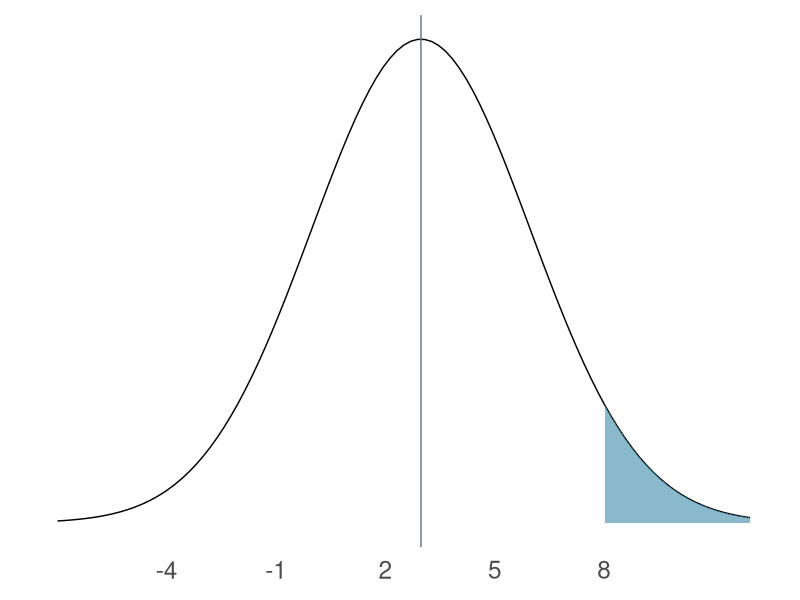
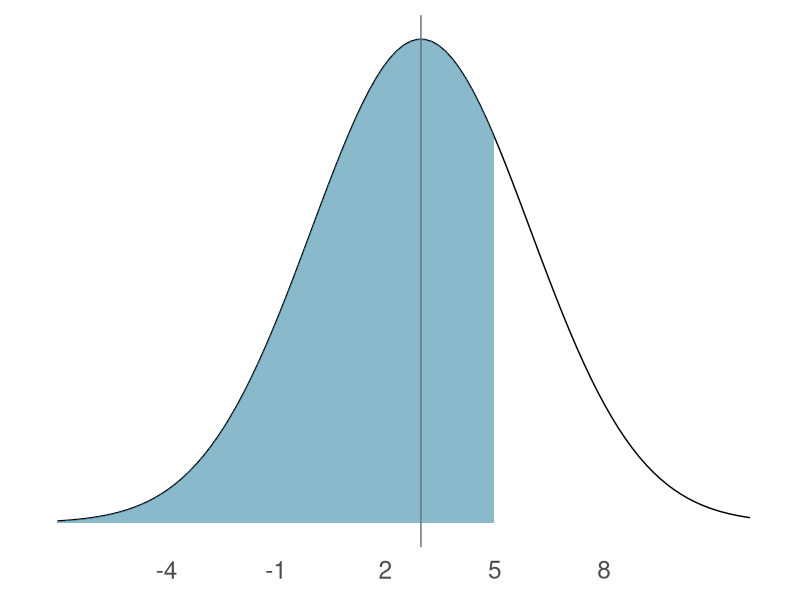
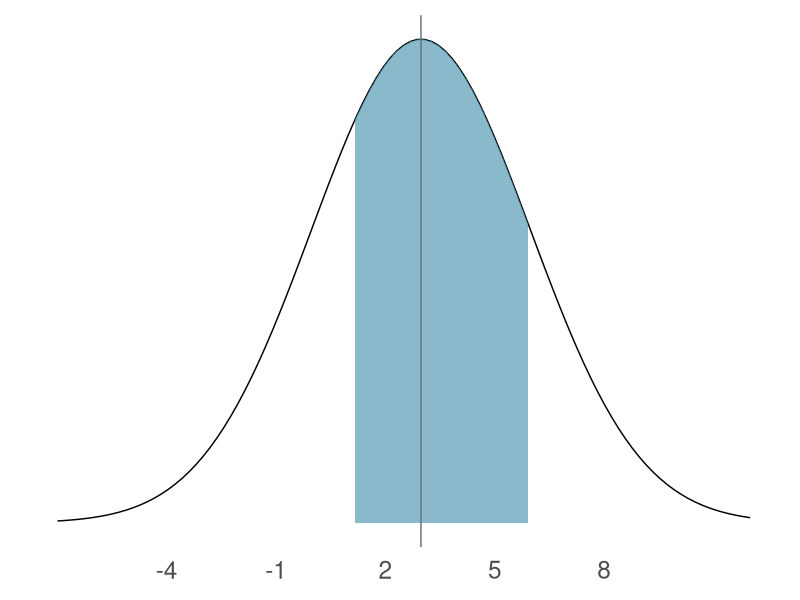
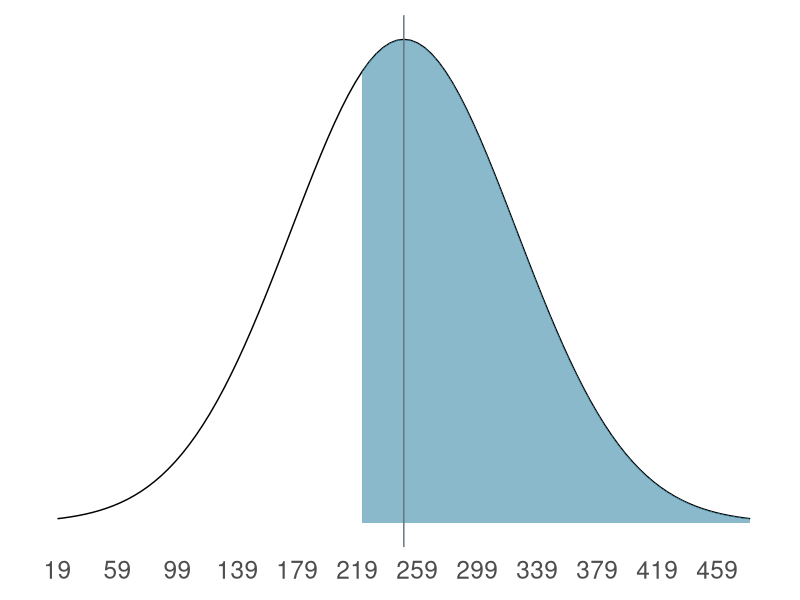
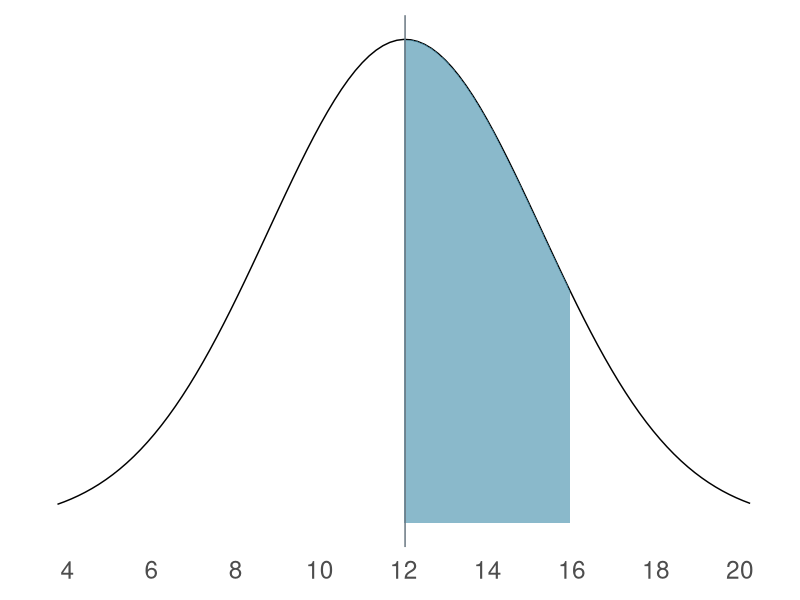
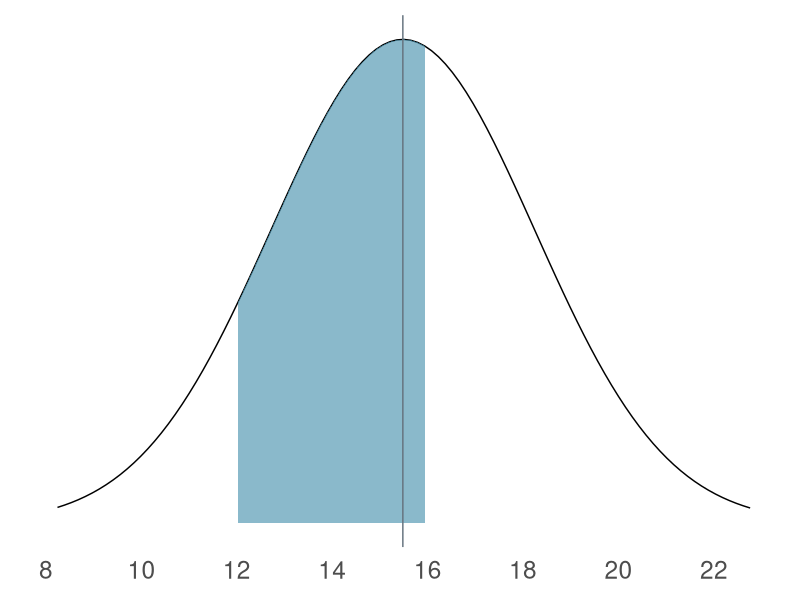
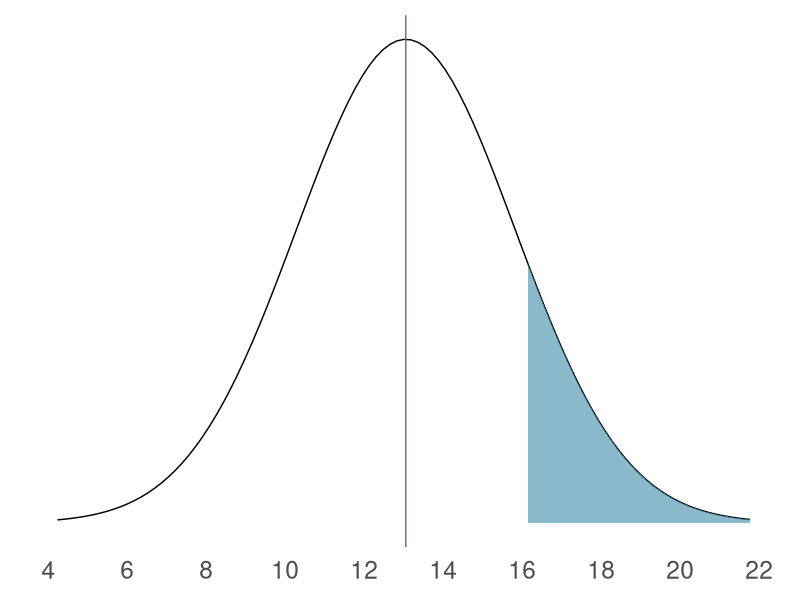
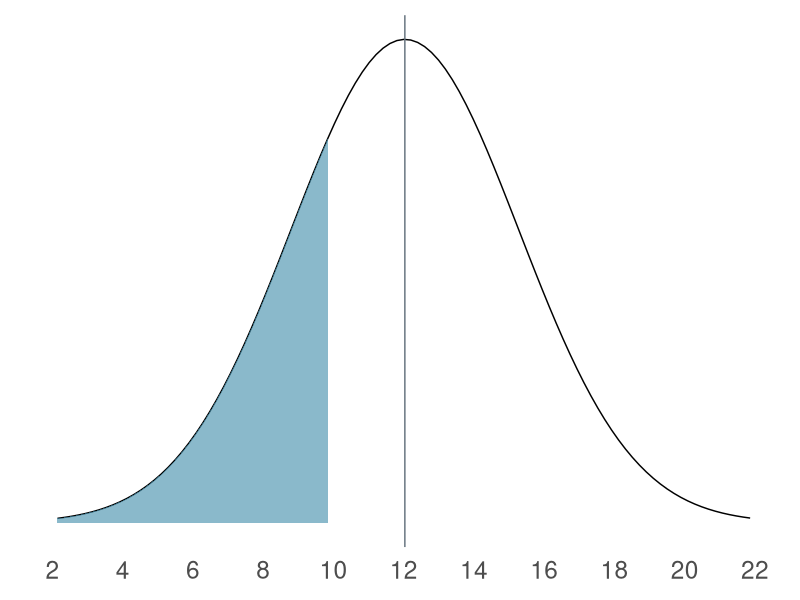

These charts were generated, in order, by the following R code:
## ---- chunk 1
library(tidyverse)
library(knitr)
library(kableExtra)
library(fontawesome)
library(here)
library(patchwork)
## ---- chunk 2
book <- tibble(
  
  chapter <- c("5"),
  
  exercises <- c("1, 2, 5, 6, 7, 8, 11, 12"),
  
  problems <- c("Social Statistics for a Diverse Society"),
  
  pages <- c("174-178"),
  
  .name_repair = "minimal"
  
)
## ---- chunk 3
book %>%
  kbl(col.names = c("Chapter", "Problems", "Source", "Pages"), 
      "html", 
      escape = FALSE,
      align = 'clll') %>%
  column_spec(1, 
              bold = TRUE)
## ---- chunk 4
shading_geq <- function(x, lower_bound) {
  y = dnorm(x, mean = m, sd = stdev)
  y[x < lower_bound] <- NA
  return(y)
}

shading_leq <- function(x, upper_bound) {
  y = dnorm(x, mean = m, sd = stdev)
  y[x > upper_bound] <- NA
  return(y)
}

shading_beq <- function(x, lower_bound, upper_bound) {
  y = dnorm(x, mean = m, sd = stdev)
  y[x < lower_bound | x > upper_bound] <- NA
  return(y)
}

shading_neq <- function(x, lower_bound, upper_bound) {
  y = dnorm(x, mean = m, sd = stdev)
  y[x > lower_bound | x < upper_bound] <- NA
  return(y)
}
## ---- chunk 5
m = 2.97
n = 1014
stdev = 3.00
## ---- chunk 6
f <- function(x) n*x*pnorm(x)^(n-1)*dnorm(x) 
num <- integrate(f,-Inf,Inf) 
ci <- 2 * num$value

lb <- m - ci
ub <- m + ci

ll <- round(lb)
ul <- round(ub)
## ---- chunk 7
test_point = 8

ggplot(data.frame(x = c(lb, ub)), aes(x = x)) + 
  stat_function(fun = dnorm, 
                args = list(mean = m, sd = stdev)) + 
  stat_function(fun = shading_geq, 
                args = list(lower_bound = test_point), 
                geom = "area", fill = "#3d8ba9", 
                alpha = 0.6,
                linetype = 2) +
  scale_x_continuous(breaks = seq(ll, ul, stdev),
                     limits = c(ll - stdev, ul + stdev)) + 
  geom_vline(xintercept = m, color = "#65737e") +
  theme_minimal(base_size = 22) +
  theme(panel.border = element_blank(), 
        panel.grid.major = element_blank(),
        panel.grid.minor = element_blank(),
        axis.title=element_blank(),
        axis.text.y=element_blank(),
        axis.ticks.y=element_blank()
        )
## ---- chunk 8
test_point = 5

ggplot(data.frame(x = c(lb, ub)), aes(x = x)) + 
  stat_function(fun = dnorm, args = list(mean = m, sd = stdev)) + 
  stat_function(fun = shading_leq, args = list(upper_bound = test_point), 
                geom = "area", fill = "#3d8ba9", alpha = 0.6) +
  scale_x_continuous(breaks = seq(ll, ul, stdev),
                     limits = c(ll - stdev, ul + stdev)) + 
  geom_vline(xintercept = m, color = "#65737e") +
  theme_minimal(base_size = 22) +
  theme(panel.border = element_blank(), 
        panel.grid.major = element_blank(),
        panel.grid.minor = element_blank(),
        axis.title=element_blank(),
        axis.text.y=element_blank(),
        axis.ticks.y=element_blank()
        )
## ---- chunk 9
minimum = 1
maximum = 6

ggplot(data.frame(x = c(lb, ub)), aes(x = x)) + 
  stat_function(fun = dnorm, args = list(mean = m, sd = stdev)) + 
  stat_function(fun = shading_beq, args = list(lower_bound = minimum,
                                               upper_bound = maximum), 
                geom = "area", fill = "#3d8ba9", alpha = 0.6) +
  scale_x_continuous(breaks = seq(ll, ul, stdev),
                     limits = c(ll - stdev, ul + stdev)) + 
  geom_vline(xintercept = m, color = "#65737e") +
  theme_minimal(base_size = 22) +
  theme(panel.border = element_blank(), 
        panel.grid.major = element_blank(),
        panel.grid.minor = element_blank(),
        axis.title=element_blank(),
        axis.text.y=element_blank(),
        axis.ticks.y=element_blank()
        )
## ---- chunk 10
m = 250
n = 220
stdev = 75
## ---- chunk 11
f <- function(x) n*x*pnorm(x)^(n-1)*dnorm(x) 
num <- integrate(f,-Inf,Inf) 
ci <- 2 * num$value

lb <- m - ci
ub <- m + ci

ll <- round(lb)
ul <- round(ub)
## ---- chunk 12
test_point = 220

ggplot(data.frame(x = c(lb, ub)), aes(x = x)) + 
  stat_function(fun = dnorm, 
                args = list(mean = m, sd = stdev)) + 
  stat_function(fun = shading_geq, 
                args = list(lower_bound = test_point), 
                geom = "area", fill = "#3d8ba9", 
                alpha = 0.6,
                linetype = 2) +
  scale_x_continuous(breaks = seq(ll-round(3*stdev), ul+round(3*stdev), 40),
                     limits = c(ll -3*stdev, ul + 3*stdev)) + 
  geom_vline(xintercept = m, color = "#65737e") +
  theme_minimal(base_size = 22) +
  theme(panel.border = element_blank(), 
        panel.grid.major = element_blank(),
        panel.grid.minor = element_blank(),
        axis.title=element_blank(),
        axis.text.y=element_blank(),
        axis.ticks.y=element_blank()
        )
## ---- chunk 13
m = 12.03
n = 136
stdev = 3.24

f <- function(x) n*x*pnorm(x)^(n-1)*dnorm(x) 
num <- integrate(f,-Inf,Inf) 
ci <- 2 * num$value

lb <- m - ci
ub <- m + ci

ll <- round(lb)
ul <- round(ub)

minimum = 12
maximum = 16

ggplot(data.frame(x = c(lb, ub)), aes(x = x)) + 
  stat_function(fun = dnorm, args = list(mean = m, sd = stdev)) + 
  stat_function(fun = shading_beq, args = list(lower_bound = minimum,
                                               upper_bound = maximum), 
                geom = "area", fill = "#3d8ba9", alpha = 0.6) +
  scale_x_continuous(breaks = seq(ll-round(stdev), ul+round(stdev), 2),
                     limits = c(ll - stdev, ul + stdev)) + 
  geom_vline(xintercept = m, color = "#65737e") +
  theme_minimal(base_size = 22) +
  theme(panel.border = element_blank(), 
        panel.grid.major = element_blank(),
        panel.grid.minor = element_blank(),
        axis.title=element_blank(),
        axis.text.y=element_blank(),
        axis.ticks.y=element_blank()
        )
## ---- chunk 14
m = 15.48
n = 56
stdev = 2.76

f <- function(x) n*x*pnorm(x)^(n-1)*dnorm(x) 
num <- integrate(f,-Inf,Inf) 
ci <- 2 * num$value

lb <- m - ci
ub <- m + ci

ll <- round(lb)
ul <- round(ub)

minimum = 12
maximum = 16

ggplot(data.frame(x = c(lb, ub)), aes(x = x)) + 
  stat_function(fun = dnorm, args = list(mean = m, sd = stdev)) + 
  stat_function(fun = shading_beq, args = list(lower_bound = minimum,
                                               upper_bound = maximum), 
                geom = "area", fill = "#3d8ba9", alpha = 0.6) +
  scale_x_continuous(breaks = seq(ll-round(stdev), ul+round(stdev), 2),
                     limits = c(ll - stdev, ul + stdev)) + 
  geom_vline(xintercept = m, color = "#65737e") +
  theme_minimal(base_size = 22) +
  theme(panel.border = element_blank(), 
        panel.grid.major = element_blank(),
        panel.grid.minor = element_blank(),
        axis.title=element_blank(),
        axis.text.y=element_blank(),
        axis.ticks.y=element_blank()
        )
## ---- chunk 15
m = 13.05
n = 636
stdev = 2.77

f <- function(x) n*x*pnorm(x)^(n-1)*dnorm(x) 
num <- integrate(f,-Inf,Inf) 
ci <- 2 * num$value

lb <- m - ci
ub <- m + ci

ll <- round(lb)
ul <- round(ub)

test_point = 16

ggplot(data.frame(x = c(lb, ub)), aes(x = x)) + 
  stat_function(fun = dnorm, 
                args = list(mean = m, sd = stdev)) + 
  stat_function(fun = shading_geq, 
                args = list(lower_bound = test_point), 
                geom = "area", fill = "#3d8ba9", 
                alpha = 0.6,
                linetype = 2) +
  scale_x_continuous(breaks = seq(ll-round(stdev), ul+round(stdev), 2),
                     limits = c(ll - stdev, ul + stdev)) + 
  geom_vline(xintercept = m, color = "#65737e") +
  theme_minimal(base_size = 22) +
  theme(panel.border = element_blank(), 
        panel.grid.major = element_blank(),
        panel.grid.minor = element_blank(),
        axis.title=element_blank(),
        axis.text.y=element_blank(),
        axis.ticks.y=element_blank()
        )
## ---- chunk 16
m = 12.03
n = 136
stdev = 3.24

f <- function(x) n*x*pnorm(x)^(n-1)*dnorm(x) 
num <- integrate(f,-Inf,Inf) 
ci <- 2 * num$value

lb <- m - ci
ub <- m + ci

ll <- round(lb)
ul <- round(ub)

test_point = 10

ggplot(data.frame(x = c(lb, ub)), aes(x = x)) + 
  stat_function(fun = dnorm, 
                args = list(mean = m, sd = stdev)) + 
  stat_function(fun = shading_leq, 
                args = list(upper_bound = test_point), 
                geom = "area", fill = "#3d8ba9", 
                alpha = 0.6,
                linetype = 2) +
  scale_x_continuous(breaks = seq(ll-round(1.5*stdev), ul+round(1.5*stdev), 2),
                     limits = c(ll - 1.5*stdev, ul + 1.5*stdev)) + 
  geom_vline(xintercept = m, color = "#65737e") +
  theme_minimal(base_size = 22) +
  theme(panel.border = element_blank(), 
        panel.grid.major = element_blank(),
        panel.grid.minor = element_blank(),
        axis.title=element_blank(),
        axis.text.y=element_blank(),
        axis.ticks.y=element_blank()
        )
## ---- chunk 17
m = 536
n = 2136539
stdev = 102
## ---- chunk 18
f <- function(x) n*x*pnorm(x)^(n-1)*dnorm(x) 
num <- integrate(f,-Inf,Inf) 
ci <- 2 * num$value

lb <- m - ci
ub <- m + ci

ll <- round(lb)
ul <- round(ub)
## ---- chunk 19
test_point = 625

ggplot(data.frame(x = c(lb, ub)), aes(x = x)) + 
  stat_function(fun = dnorm, 
                args = list(mean = m, sd = stdev)) + 
  stat_function(fun = shading_geq, 
                args = list(lower_bound = test_point), 
                geom = "area", fill = "#3d8ba9", 
                alpha = 0.6,
                linetype = 2) +
  scale_x_continuous(breaks = seq(ll-round(3*stdev), ul+round(3*stdev), 100),
                     limits = c(ll - 3*stdev, ul + 3*stdev)) + 
  geom_vline(xintercept = m, color = "#65737e") +
  theme_minimal(base_size = 22) +
  theme(panel.border = element_blank(), 
        panel.grid.major = element_blank(),
        panel.grid.minor = element_blank(),
        axis.title=element_blank(),
        axis.text.y=element_blank(),
        axis.ticks.y=element_blank()
        )
## ---- chunk 20
minimum = 400
maximum = 625

ggplot(data.frame(x = c(lb, ub)), aes(x = x)) + 
  stat_function(fun = dnorm, 
                args = list(mean = m, sd = stdev)) + 
 stat_function(fun = shading_beq, args = list(lower_bound = minimum,
                                              upper_bound = maximum), 
               geom = "area", 
               fill = "#3d8ba9", 
               alpha = 0.6,
               linetype = 2) +
  scale_x_continuous(breaks = seq(ll-round(3*stdev), ul+round(3*stdev), 100),
                     limits = c(ll - 3*stdev, ul + 3*stdev)) + 
  geom_vline(xintercept = m, color = "#65737e") +
  theme_minimal(base_size = 22) +
  theme(panel.border = element_blank(), 
        panel.grid.major = element_blank(),
        panel.grid.minor = element_blank(),
        axis.title=element_blank(),
        axis.text.y=element_blank(),
        axis.ticks.y=element_blank()
        )
## ---- chunk 21
m = 100
n = 1000000
stdev = 15
## ---- chunk 22
f <- function(x) n*x*pnorm(x)^(n-1)*dnorm(x) 
num <- integrate(f,-Inf,Inf) 
ci <- 2 * num$value

lb <- m - ci
ub <- m + ci

ll <- round(lb)
ul <- round(ub)
## ---- chunk 23
test_point = 150

ggplot(data.frame(x = c(lb, ub)), aes(x = x)) + 
  stat_function(fun = dnorm, 
                args = list(mean = m, sd = stdev)) + 
  stat_function(fun = shading_geq, 
                args = list(lower_bound = test_point), 
                geom = "area", fill = "#3d8ba9", 
                alpha = 0.8,
                linetype = 2) +
  scale_x_continuous(breaks = seq(ll-round(3*stdev), ul+round(3*stdev), 20),
                     limits = c(ll - 3.1*stdev, ul + 3.1*stdev)) + 
  geom_vline(xintercept = m, color = "#65737e") +
  theme_minimal(base_size = 22) +
  theme(panel.border = element_blank(), 
        panel.grid.major = element_blank(),
        panel.grid.minor = element_blank(),
        axis.title=element_blank(),
        axis.text.y=element_blank(),
        axis.ticks.y=element_blank()
        )
## ---- chunk 24
minimum = 85
maximum = 150

ggplot(data.frame(x = c(lb, ub)), aes(x = x)) + 
  stat_function(fun = dnorm, args = list(mean = m, sd = stdev)) + 
  stat_function(fun = shading_beq, args = list(lower_bound = minimum,
                                               upper_bound = maximum), 
                geom = "area", fill = "#3d8ba9", alpha = 0.6) +
  scale_x_continuous(seq(ll-round(3*stdev), ul+round(3*stdev), 20),
                      limits = c(ll - 3.1*stdev, ul + 3.1*stdev)) + 
  geom_vline(xintercept = m, color = "#65737e") +
  theme_minimal(base_size = 22) +
  theme(panel.border = element_blank(), 
        panel.grid.major = element_blank(),
        panel.grid.minor = element_blank(),
        axis.title=element_blank(),
        axis.text.y=element_blank(),
        axis.ticks.y=element_blank()
        )
## ---- chunk 25
m = 531
n = 2136539
stdev = 114
## ---- chunk 26
f <- function(x) n*x*pnorm(x)^(n-1)*dnorm(x) 
num <- integrate(f,-Inf,Inf) 
ci <- 2 * num$value

lb <- m - ci
ub <- m + ci

ll <- round(lb)
ul <- round(ub)
## ---- chunk 27
test_point = 400

ggplot(data.frame(x = c(lb, ub)), aes(x = x)) + 
  stat_function(fun = dnorm, 
                args = list(mean = m, sd = stdev)) + 
  stat_function(fun = shading_leq, 
                args = list(upper_bound = test_point), 
                geom = "area", fill = "#3d8ba9", 
                alpha = 0.6,
                linetype = 2) +
  scale_x_continuous(breaks = seq(ll-round(3*stdev), ul+round(3*stdev), 100),
                     limits = c(ll - 3*stdev, ul + 3*stdev)) + 
  geom_vline(xintercept = m, color = "#65737e") +
  theme_minimal(base_size = 22) +
  theme(panel.border = element_blank(), 
        panel.grid.major = element_blank(),
        panel.grid.minor = element_blank(),
        axis.title=element_blank(),
        axis.text.y=element_blank(),
        axis.ticks.y=element_blank()
        )
## ---- chunk 28
minimum = 600
maximum = 700

ggplot(data.frame(x = c(lb, ub)), aes(x = x)) + 
  stat_function(fun = dnorm, 
                args = list(mean = m, sd = stdev)) + 
 stat_function(fun = shading_beq, args = list(lower_bound = minimum,
                                              upper_bound = maximum), 
               geom = "area", 
               fill = "#3d8ba9", 
               alpha = 0.6,
               linetype = 2) +
  scale_x_continuous(breaks = seq(ll-round(3*stdev), ul+round(3*stdev), 100),
                     limits = c(ll - 3*stdev, ul + 3*stdev)) + 
  geom_vline(xintercept = m, color = "#65737e") +
  theme_minimal(base_size = 22) +
  theme(panel.border = element_blank(), 
        panel.grid.major = element_blank(),
        panel.grid.minor = element_blank(),
        axis.title=element_blank(),
        axis.text.y=element_blank(),
        axis.ticks.y=element_blank()
        )
## ---- chunk 29
test_point = 725

ggplot(data.frame(x = c(lb, ub)), aes(x = x)) + 
  stat_function(fun = dnorm, 
                args = list(mean = m, sd = stdev)) + 
  stat_function(fun = shading_geq, 
                args = list(lower_bound = test_point), 
                geom = "area", fill = "#3d8ba9", 
                alpha = 0.8,
                linetype = 2) +
  scale_x_continuous(breaks = seq(ll-round(3*stdev), ul+round(3*stdev), 100),
                     limits = c(ll - 3.1*stdev, ul + 3.1*stdev)) + 
  geom_vline(xintercept = m, color = "#65737e") +
  theme_minimal(base_size = 22) +
  theme(panel.border = element_blank(), 
        panel.grid.major = element_blank(),
        panel.grid.minor = element_blank(),
        axis.title=element_blank(),
        axis.text.y=element_blank(),
        axis.ticks.y=element_blank()
        )
## ---- chunk 30
m = 983
n = 1000
stdev = 33
## ---- chunk 31
f <- function(x) n*x*pnorm(x)^(n-1)*dnorm(x) 
num <- integrate(f,-Inf,Inf) 
ci <- 2 * num$value

lb <- m - ci
ub <- m + ci

ll <- round(lb)
ul <- round(ub)
## ---- chunk 32
test_point = 990

ggplot(data.frame(x = c(lb, ub)), aes(x = x)) + 
  stat_function(fun = dnorm, 
                args = list(mean = m, sd = stdev)) + 
  stat_function(fun = shading_geq, 
                args = list(lower_bound = test_point), 
                geom = "area", fill = "#3d8ba9", 
                alpha = 0.8,
                linetype = 2) +
  scale_x_continuous(breaks = seq(ll-round(3*stdev), ul+round(3*stdev), 20),
                     limits = c(ll - 3.1*stdev, ul + 3.1*stdev)) + 
  geom_vline(xintercept = m, color = "#65737e") +
  theme_minimal(base_size = 22) +
  theme(panel.border = element_blank(), 
        panel.grid.major = element_blank(),
        panel.grid.minor = element_blank(),
        axis.title=element_blank(),
        axis.text.y=element_blank(),
        axis.ticks.y=element_blank()
        )
## ---- chunk 33
m = 983
n = 1000
stdev = 33

f <- function(x) n*x*pnorm(x)^(n-1)*dnorm(x) 
num <- integrate(f,-Inf,Inf) 
ci <- 2 * num$value

lb <- m - ci
ub <- m + ci

ll <- round(lb)
ul <- round(ub)

test_point = 971

ggplot(data.frame(x = c(lb, ub)), aes(x = x)) + 
  stat_function(fun = dnorm, 
                args = list(mean = m, sd = stdev)) + 
  stat_function(fun = shading_geq, 
                args = list(lower_bound = test_point), 
                geom = "area", fill = "#3d8ba9", 
                alpha = 0.8,
                linetype = 2) +
  scale_x_continuous(breaks = seq(ll-round(3*stdev), ul+round(3*stdev), 40),
                     limits = c(ll - 3.1*stdev, ul + 3.1*stdev)) + 
  geom_vline(xintercept = m, color = "#65737e") +
  theme_minimal(base_size = 22) +
  theme(panel.border = element_blank(), 
        panel.grid.major = element_blank(),
        panel.grid.minor = element_blank(),
        axis.title=element_blank(),
        axis.text.y=element_blank(),
        axis.ticks.y=element_blank()
        )
## ---- chunk 34
m = 976
n = 1000
stdev = 34.9

f <- function(x) n*x*pnorm(x)^(n-1)*dnorm(x) 
num <- integrate(f,-Inf,Inf) 
ci <- 2 * num$value

lb <- m - ci
ub <- m + ci

ll <- round(lb)
ul <- round(ub)

test_point = 958

ggplot(data.frame(x = c(lb, ub)), aes(x = x)) + 
  stat_function(fun = dnorm, 
                args = list(mean = m, sd = stdev)) + 
  stat_function(fun = shading_geq, 
                args = list(lower_bound = test_point), 
                geom = "area", fill = "#3d8ba9", 
                alpha = 0.8,
                linetype = 2) +
  scale_x_continuous(breaks = seq(ll-round(3*stdev), ul+round(3*stdev), 40),
                     limits = c(ll - 3.1*stdev, ul + 3.1*stdev)) + 
  geom_vline(xintercept = m, color = "#65737e") +
  theme_minimal(base_size = 22) +
  theme(panel.border = element_blank(), 
        panel.grid.major = element_blank(),
        panel.grid.minor = element_blank(),
        axis.title=element_blank(),
        axis.text.y=element_blank(),
        axis.ticks.y=element_blank()
        )
## ---- chunk 35
m = 983
n = 1000
stdev = 33

f <- function(x) n*x*pnorm(x)^(n-1)*dnorm(x) 
num <- integrate(f,-Inf,Inf) 
ci <- 2 * num$value

lb <- m - ci
ub <- m + ci

ll <- round(lb)
ul <- round(ub)

test_point = 987

ggplot(data.frame(x = c(lb, ub)), aes(x = x)) + 
  stat_function(fun = dnorm, 
                args = list(mean = m, sd = stdev)) + 
  stat_function(fun = shading_geq, 
                args = list(lower_bound = test_point), 
                geom = "area", fill = "#3d8ba9", 
                alpha = 0.8,
                linetype = 2) +
  scale_x_continuous(breaks = seq(ll-round(3*stdev), ul+round(3*stdev), 40),
                     limits = c(ll - 3.1*stdev, ul + 3.1*stdev)) + 
  geom_vline(xintercept = m, color = "#65737e") +
  theme_minimal(base_size = 22) +
  theme(panel.border = element_blank(), 
        panel.grid.major = element_blank(),
        panel.grid.minor = element_blank(),
        axis.title=element_blank(),
        axis.text.y=element_blank(),
        axis.ticks.y=element_blank()
        )
## ---- chunk 36
m = 976
n = 1000
stdev = 34.9

f <- function(x) n*x*pnorm(x)^(n-1)*dnorm(x) 
num <- integrate(f,-Inf,Inf) 
ci <- 2 * num$value

lb <- m - ci
ub <- m + ci

ll <- round(lb)
ul <- round(ub)

test_point = 970

ggplot(data.frame(x = c(lb, ub)), aes(x = x)) + 
  stat_function(fun = dnorm, 
                args = list(mean = m, sd = stdev)) + 
  stat_function(fun = shading_geq, 
                args = list(lower_bound = test_point), 
                geom = "area", fill = "#3d8ba9", 
                alpha = 0.8,
                linetype = 2) +
  scale_x_continuous(breaks = seq(ll-round(3*stdev), ul+round(3*stdev), 40),
                     limits = c(ll - 3.1*stdev, ul + 3.1*stdev)) + 
  geom_vline(xintercept = m, color = "#65737e") +
  theme_minimal(base_size = 22) +
  theme(panel.border = element_blank(), 
        panel.grid.major = element_blank(),
        panel.grid.minor = element_blank(),
        axis.title=element_blank(),
        axis.text.y=element_blank(),
        axis.ticks.y=element_blank()
        )
## ---- chunk 37
m = 976
n = 1000
stdev = 34.9

f <- function(x) n*x*pnorm(x)^(n-1)*dnorm(x) 
num <- integrate(f,-Inf,Inf) 
ci <- 2 * num$value

lb <- m - ci
ub <- m + ci

ll <- round(lb)
ul <- round(ub)

test_point = 970

ggplot(data.frame(x = c(lb, ub)), aes(x = x)) + 
  stat_function(fun = dnorm, 
                args = list(mean = m, sd = stdev)) + 
  stat_function(fun = shading_leq, 
                args = list(upper_bound = test_point), 
                geom = "area", fill = "#3d8ba9", 
                alpha = 0.8,
                linetype = 2) +
  scale_x_continuous(breaks = seq(ll-round(3*stdev), ul+round(3*stdev), 40),
                     limits = c(ll - 3.1*stdev, ul + 3.1*stdev)) + 
  geom_vline(xintercept = m, color = "#65737e") +
  theme_minimal(base_size = 22) +
  theme(panel.border = element_blank(), 
        panel.grid.major = element_blank(),
        panel.grid.minor = element_blank(),
        axis.title=element_blank(),
        axis.text.y=element_blank(),
        axis.ticks.y=element_blank()
        )
## ---- chunk 38
m = 983
n = 1000
stdev = 33

f <- function(x) n*x*pnorm(x)^(n-1)*dnorm(x) 
num <- integrate(f,-Inf,Inf) 
ci <- 2 * num$value

lb <- m - ci
ub <- m + ci

ll <- round(lb)
ul <- round(ub)

test_point = 971

ggplot(data.frame(x = c(lb, ub)), aes(x = x)) + 
  stat_function(fun = dnorm, 
                args = list(mean = m, sd = stdev)) + 
  stat_function(fun = shading_leq, 
                args = list(upper_bound = test_point), 
                geom = "area", fill = "#3d8ba9", 
                alpha = 0.8,
                linetype = 2) +
  scale_x_continuous(breaks = seq(ll-round(3*stdev), ul+round(3*stdev), 40),
                     limits = c(ll - 3.1*stdev, ul + 3.1*stdev)) + 
  geom_vline(xintercept = m, color = "#65737e") +
  theme_minimal(base_size = 22) +
  theme(panel.border = element_blank(), 
        panel.grid.major = element_blank(),
        panel.grid.minor = element_blank(),
        axis.title=element_blank(),
        axis.text.y=element_blank(),
        axis.ticks.y=element_blank()
        )
